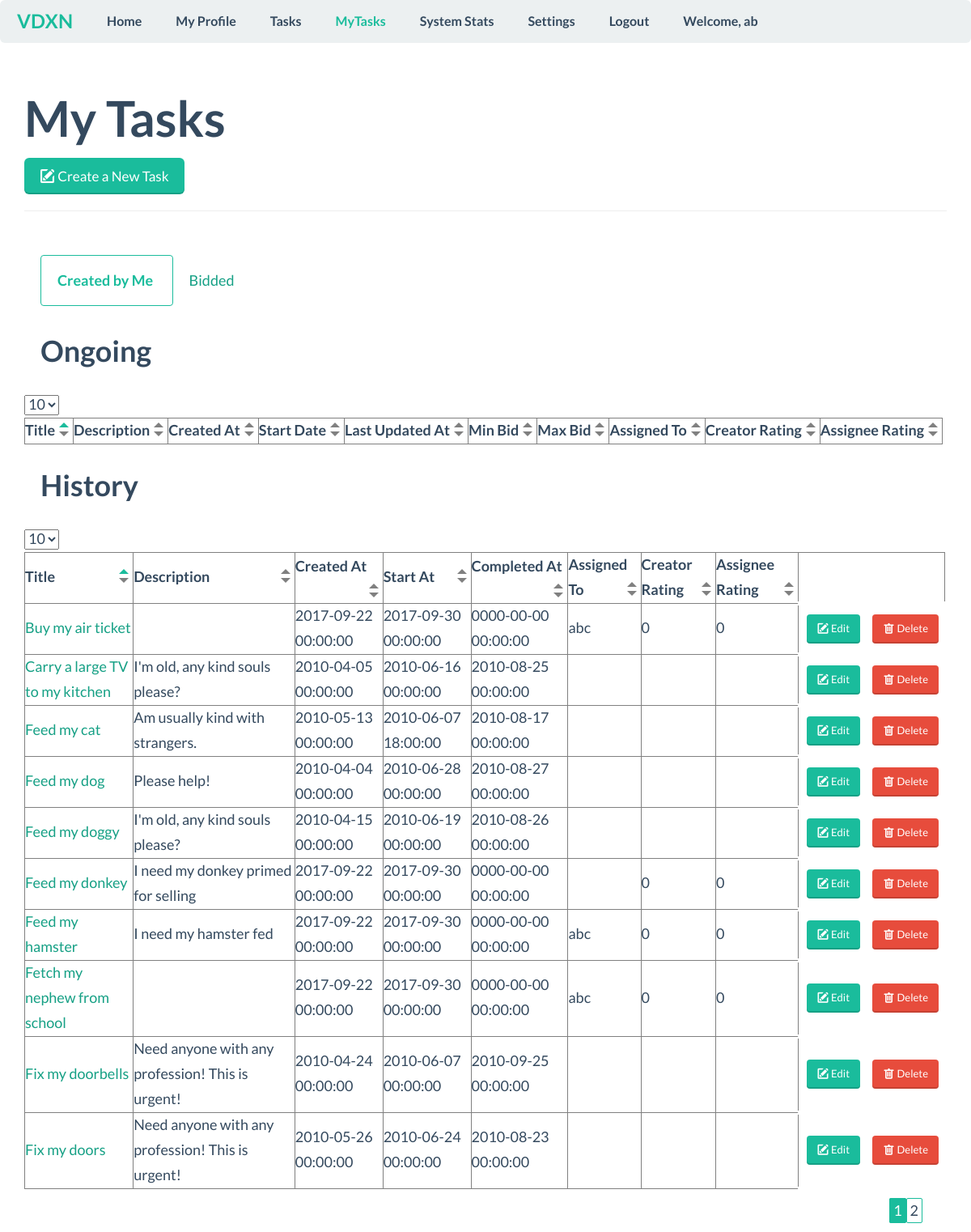
Page /mytasks (signed in) on the committed database.
### tables this page shows
CREATE TABLE Task (
	title varchar(100),
	description varchar(1000),
	created_at DATETIME NOT NULL,
	updated_at DATETIME,
	start_at DATETIME NOT NULL,
	end_at DATETIME,
	min_bid numeric,
	max_bid numeric,
	creator_username varchar(100),
	assignee_username varchar(100),
	creator_rating numeric,
	assignee_rating numeric,
	completed_at DATETIME,
	remarks varchar(1000),
	CONSTRAINT min_bid CHECK(min_bid < max_bid),
	CONSTRAINT end_at CHECK(start_at < end_at),
	PRIMARY KEY (creator_username, title),
	FOREIGN KEY (creator_username) REFERENCES User(username) ON DELETE CASCADE,
	FOREIGN KEY (assignee_username) REFERENCES User(username) ON DELETE CASCADE
);

### application/Controller/MytasksController.php (called while the page is built, shortened)
<?php
class MytasksController
{
    public function index()
    {
        $this->created();
    }
    public function created()
    {
      $Task = new Task();
      $username = $_SESSION['user']->username;
      $history_tasks = $Task->getAllHistoryUserTasks($username, 0, 10,'title', 'ASC');
      $num_user_tasks = count($Task->getAllUserTasks($username, NULL, NULL, NULL, NULL));
      $num_history_tasks = count($Task->getAllHistoryUserTasks($username, NULL, NULL, NULL, NULL));
      require APP . 'view/_templates/header.php';
      require APP . 'view/mytasks/created.php';
      require APP . 'view/_templates/footer.php';
    }
}

### public/index.php (called while the page is built, shortened)
<?php
$app = new Application();

### application/Core/Model.php (called while the page is built, shortened)
<?php
class Model
{
    private function openDatabaseConnection()
    {
        $options = array(PDO::ATTR_DEFAULT_FETCH_MODE => PDO::FETCH_OBJ, PDO::ATTR_ERRMODE => PDO::ERRMODE_WARNING);
        if (DB_TYPE == "pgsql") {
            $databaseEncodingenc = " options='--client_encoding=" . DB_CHARSET . "'";
        } else {
            $databaseEncodingenc = "; charset=" . DB_CHARSET;
        }
        $this->db = new PDO(DB_TYPE . ':host=' . DB_HOST . ';dbname=' . DB_NAME . $databaseEncodingenc, DB_USER, DB_PASS, $options);
    }
}

### application/Model/Task.php (called while the page is built, shortened)
<?php
class Task extends Model
{
    public function getAllUserTasks($tkername, $offset = NULL, $limit = NULL, $order_by = NULL, $dir = 'ASC')
    {
      $sql = $this->getAllUserTasksQuery($tkername, $offset, $limit, $order_by, $dir);
      $query = $this->db->prepare($sql);
      $query->execute();
      return $query->fetchAll();
    }
    public function getAllUserTasksQuery($tkername, $offset = NULL, $limit = NULL, $order_by = NULL, $dir = 'ASC')
    {
      $sql = "SELECT title, description, created_at,
      start_at, updated_at, min_bid, max_bid, assignee_username, creator_rating,
      assignee_rating
      FROM Task WHERE creator_username='$tkername' AND completed_at IS NULL";
      if(isset($order_by)) {
        $sql .= " ORDER BY $order_by $dir";
      }
      if(isset($limit)) {
        $sql .= " LIMIT $limit";
      }
      if(isset($offset)) {
        $sql .= " OFFSET $offset";
      }
      return $sql;
    }
    public function getAllHistoryUserTasks($tkername, $offset = NULL, $limit = NULL, $order_by = NULL, $dir = 'ASC')
    {
      $sql = $this->getAllHistoryUserTasksQuery($tkername, $offset, $limit, $order_by, $dir);
      $query = $this->db->prepare($sql);
      $query->execute();
      return $query->fetchAll();
    }
    public function getAllHistoryUserTasksQuery($tkername, $offset = NULL, $limit = NULL, $order_by = NULL, $dir = 'ASC')
    {
      $sql = "SELECT title, description, created_at,
      start_at, completed_at, assignee_username, creator_rating,
      assignee_rating
      FROM Task WHERE creator_username='$tkername' AND completed_at IS NOT NULL";
      if(isset($order_by)) {
        $sql .= " ORDER BY $order_by $dir";
      }
      if(isset($limit)) {
        $sql .= " LIMIT $limit";
      }
      if(isset($offset)) {
        $sql .= " OFFSET $offset";
      }
      return $sql;
    }
}

### application/view/mytasks/created_tasks_history.php (the view, shortened to what this page needs)
<?php
echo '<div class="table-wrapper">';
include ('created_history_dropdown.php');
  echo '<table id="created-history-table" border="1" class="sortable paginate dropdown" data-total='.$num_history_tasks.' data-selected-page="1" data-pagesize="10" data-offset="0" data-order_by="title" data-dir="ASC">';
  echo '<thead><tr><th data-col="title">Title<div class="sortable__arrows"><div class="sortable__arrow sortable__arrow--up selected"></div><div class="sortable__arrow sortable__arrow--down"></div></div></th>
        <th data-col="description">Description<div class="sortable__arrows"><div class="sortable__arrow sortable__arrow--up"></div><div class="sortable__arrow sortable__arrow--down"></div></div></th>
        <th data-col="created_at">Created At<div class="sortable__arrows"><div class="sortable__arrow sortable__arrow--up"></div><div class="sortable__arrow sortable__arrow--down"></div></div></th>
        <th data-col="start_at">Start At<div class="sortable__arrows"><div class="sortable__arrow sortable__arrow--up"></div><div class="sortable__arrow sortable__arrow--down"></div></div></th>
        <th data-col="completed_at">Completed At<div class="sortable__arrows"><div class="sortable__arrow sortable__arrow--up"></div><div class="sortable__arrow sortable__arrow--down"></div></div></th>
        <th data-col="assignee_username">Assigned To<div class="sortable__arrows"><div class="sortable__arrow sortable__arrow--up"></div><div class="sortable__arrow sortable__arrow--down"></div></div></th>
        <th data-col="creator_rating">Creator Rating<div class="sortable__arrows"><div class="sortable__arrow sortable__arrow--up"></div><div class="sortable__arrow sortable__arrow--down"></div></div></th>
        <th data-col="assignee_rating">Assignee Rating<div class="sortable__arrows"><div class="sortable__arrow sortable__arrow--up"></div><div class="sortable__arrow sortable__arrow--down"></div></div></th></tr></thead>';
  echo '<tbody>';
  foreach($history_tasks as $task) {
    echo '<tr>';
    foreach($task as $task_attribute => $item) {
      if ($task_attribute == 'title') {
        echo "<td><a href='/tasks/task?title=".$task->title."&creator_username=".$_SESSION['user']->username."'>$item</a></td>";
      } else {
        echo "<td>$item</td>";
      }
    }
    echo "<td style='border-top: white 5px solid; border-right: white 5px solid; border-bottom: white 5px solid;'>
          <a class='btn btn-embossed btn-sm btn-primary' style='margin-left: 10px; margin-right: 5px;'
          href='/tasks/edittask?title=" .
          $task->title . "&creator_username=" .
          $_SESSION['user']->username .
          "'><span class='fui-new'></span> Edit</a></td>";
    echo "<td style='border: white 5px solid;'>
          <a class='btn btn-embossed btn-sm btn-danger' style='margin-left: 5px; margin-right: 5px;'
          href='/tasks/deletetask?title=" .
          $task->title . "&creator_username=" .
          $_SESSION['user']->username .
          "'><span class='fui-trash'></span> Delete</a></td>";
    echo '</tr>';
  }
  echo '</tbody>';
  echo '</table>';
  echo '</div>';
?>

### application/Core/Application.php (shortened to what this page needs)
<?php
class Application
{
    private $url_controller = null;
    private $url_action = null;
    private $url_params = array();
    public function __construct()
    {
        if (!$this->url_controller) {
            $page = new \Mini\Controller\HomeController();
            $page->index();
        } elseif (file_exists(APP . 'Controller/' . ucfirst($this->url_controller) . 'Controller.php')) {
            $this->url_controller = new $controller();
            if (method_exists($this->url_controller, $this->url_action) &&
                is_callable(array($this->url_controller, $this->url_action))) {
                if (!empty($this->url_params)) {
                    call_user_func_array(array($this->url_controller, $this->url_action), $this->url_params);
                } else {
                    $this->url_controller->{$this->url_action}();
                }
            } else {
                if (strlen($this->url_action) == 0) {
                    $this->url_controller->index();
                } else {
                    header('location: ' . URL . 'error');
                }
            }
        } else {
            header('location: ' . URL . 'error');
        }
    }
    private function splitUrl()
    {
        if (isset($_GET['url'])) {
            $url = trim($_GET['url'], '/');
            $url = filter_var($url, FILTER_SANITIZE_URL);
            $url = explode('/', $url);
            $this->url_controller = isset($url[0]) ? $url[0] : null;
            $this->url_action = isset($url[1]) ? $url[1] : null;
            unset($url[0], $url[1]);
            $this->url_params = array_values($url);
        }
    }
}

### application/view/_templates/header.php (shortened to what this page needs)
<!DOCTYPE html>
<html lang="en">
<head>
    <link href="<?php echo URL; ?>css/style.css" rel="stylesheet">
    <link href="<?php echo URL; ?>flat-ui-bootstrap-template/dist/css/vendor/bootstrap/css/bootstrap.min.css" rel="stylesheet">
    <link href="<?php echo URL; ?>flat-ui-bootstrap-template/dist/css/flat-ui.css" rel="stylesheet">
</head>
<body>
  <nav class="navbar navbar-default" role="navigation">
    <div class="navbar-header">
      <a class="navbar-brand" href="#">VDXN</a>
    </div>
    <div class="collapse navbar-collapse" id="navbar-collapse-01">
      <ul class="nav navbar-nav">
        <li class="active header-home">
          <a href="/">Home</a>
        </li>
        <?php
          if (isset($_SESSION['user'])) {
            echo "<li class='header-profile'><a href='/MyProfile?username=".$_SESSION['user']->{'username'}."'>My Profile</a></li>";
          }
        ?>
        <li class="header-tasks">
          <a href="/tasks">Tasks</a>
        </li>
        <?php
          if (isset($_SESSION['user'])) {
            echo "<li class='header-mytasks'><a href='/mytasks'>MyTasks</a></li>";
          }
        ?>
        <?php
          if (isset($_SESSION['user'])) {
            if ($_SESSION['user']->{'user_type'} == "Admin") {
              echo "<li class='header-stats'><a href='/AdminStats'>System Stats</a></li>";
            }
          }
        ?>
        <?php
          if (isset($_SESSION['user'])) {
            echo "<li class='header-settings'><a href='/settings'>Settings</a></li>";
          }
        ?>
        <li>
          <?php
            if (isset($_SESSION['user'])) {
              echo "<a href='/logout'>Logout</a>";
            } else {
              echo "<a href='/login'>Login</a>";
            }
          ?>
        </li>
        <li>
          <?php
            if (isset($_SESSION['user'])) {
              echo "<a href='/MyProfile?username=".$_SESSION['user']->{'username'}."'>Welcome, ".$_SESSION['user']->{'username'}."</a>";
            }
          ?>
        </li>
      </ul>
    </div>
</nav>

### application/view/mytasks/created.php (shortened to what this page needs)
<div class="container">
    <h1>My Tasks</h1>
    <a class='btn btn-embossed btn-lg btn-primary' href='/tasks/newtask'>
      <span class='fui-new'></span> Create a New Task
    </a>
    <br />
    <hr />
    <br />
    <div class="tasks__tabs-container">
      <span class="tasks__tab tasks__tab--selected">Created by Me
      </span>
      <span class="tasks__tab"><a href="/mytasks/bidded">Bidded</a></span>
    </div>
    <div class="tasks__tab-results">
      <div class="tasks__tab" style="font-size: 2em; font-weight: bold;">
        Ongoing
      </div>
      <?php include ("created_tasks.php") ?>
      <div class="tasks__tab" style="font-size: 2em; font-weight: bold;">
        History
      </div>
      <?php include ("created_tasks_history.php") ?>
    </div>
</div>

### application/view/mytasks/created_tasks.php (shortened to what this page needs)
<?php
echo '<div class="table-wrapper">';
include ('created_tasks_dropdown.php');
  echo '<table id="created-tasks-table" border="1" class="sortable paginate dropdown" data-total='.$num_user_tasks.' data-selected-page="1" data-pagesize="10" data-offset="0" data-order_by="title" data-dir="ASC">';
  echo '<thead><tr><th data-col="title">Title<div class="sortable__arrows"><div class="sortable__arrow sortable__arrow--up selected"></div><div class="sortable__arrow sortable__arrow--down"></div></div></th>
        <th data-col="description">Description<div class="sortable__arrows"><div class="sortable__arrow sortable__arrow--up"></div><div class="sortable__arrow sortable__arrow--down"></div></div></th>
        <th data-col="created_at">Created At<div class="sortable__arrows"><div class="sortable__arrow sortable__arrow--up"></div><div class="sortable__arrow sortable__arrow--down"></div></div></th>
        <th data-col="start_at">Start Date<div class="sortable__arrows"><div class="sortable__arrow sortable__arrow--up"></div><div class="sortable__arrow sortable__arrow--down"></div></div></th>
        <th data-col="updated_at">Last Updated At<div class="sortable__arrows"><div class="sortable__arrow sortable__arrow--up"></div><div class="sortable__arrow sortable__arrow--down"></div></div></th>
        <th data-col="min_bid">Min Bid<div class="sortable__arrows"><div class="sortable__arrow sortable__arrow--up"></div><div class="sortable__arrow sortable__arrow--down"></div></div></th>
        <th data-col="max_bid">Max Bid<div class="sortable__arrows"><div class="sortable__arrow sortable__arrow--up"></div><div class="sortable__arrow sortable__arrow--down"></div></div></th>
        <th data-col="assignee_username">Assigned To<div class="sortable__arrows"><div class="sortable__arrow sortable__arrow--up"></div><div class="sortable__arrow sortable__arrow--down"></div></div></th>
        <th data-col="creator_rating">Creator Rating<div class="sortable__arrows"><div class="sortable__arrow sortable__arrow--up"></div><div class="sortable__arrow sortable__arrow--down"></div></div></th>
        <th data-col="assignee_rating">Assignee Rating<div class="sortable__arrows"><div class="sortable__arrow sortable__arrow--up"></div><div class="sortable__arrow sortable__arrow--down"></div></div></th></tr></thead>';
  echo '</table>';
  echo '</div>';
?>

### application/view/mytasks/created_tasks_dropdown.php (shortened to what this page needs)
<select class="pagination-pagesize" id="created-tasks-pagesize">
  <option value="10">10</option>
</select>

### application/view/mytasks/created_history_dropdown.php (shortened to what this page needs)
<select class="pagination-pagesize" id="created-history-pagesize">
  <option value="10">10</option>
</select>

### application/view/_templates/footer.php (shortened to what this page needs)
</body>
</html>

### public/css/style.css (style rules this page uses)
.tasks__tabs-container { margin: 20px; }
.tasks__tab { padding: 20px; border-radius: 4px; }
.tasks__tab--selected { border: 1px solid #1abc9c; color: #1abc9c; font-weight: bold; }
.sortable__arrows { display: inline-block; float: right; }
.sortable__arrow { width: 0; height: 0; margin: 5px; }
.sortable__arrow--up.selected { border-left: 6px solid transparent; border-right: 6px solid transparent; border-bottom: 6px solid #1abc9c; }
.sortable__arrow--up:not(.selected) { border-left: 6px solid transparent; border-right: 6px solid transparent; border-bottom: 6px solid grey; }
.sortable__arrow--down:not(.selected) { border-left: 6px solid transparent; border-right: 6px solid transparent; border-top: 6px solid grey; }

### rows in the picture
task: item "Buy my air ticket", item "2017-09-22 00:00:00", item "2017-09-30 00:00:00", item "0000-00-00 00:00:00", item "abc", item "0"
task: item "Carry a large TV to my kitchen", item "I'm old, any kind souls please?", item "2010-04-05 00:00:00", item "2010-06-16 00:00:00", item "2010-08-25 00:00:00"
task: item "Feed my cat", item "Am usually kind with strangers.", item "2010-05-13 00:00:00", item "2010-06-07 18:00:00", item "2010-08-17 00:00:00"
task: item "Feed my dog", item "Please help!", item "2010-04-04 00:00:00", item "2010-06-28 00:00:00", item "2010-08-27 00:00:00"
task: item "Feed my doggy", item "I'm old, any kind souls please?", item "2010-04-15 00:00:00", item "2010-06-19 00:00:00", item "2010-08-26 00:00:00"
task: item "Feed my donkey", item "I need my donkey primed for selling", item "2017-09-22 00:00:00", item "2017-09-30 00:00:00", item "0000-00-00 00:00:00", item "0"
task: item "Feed my hamster", item "I need my hamster fed", item "2017-09-22 00:00:00", item "2017-09-30 00:00:00", item "0000-00-00 00:00:00", item "abc", item "0"
task: item "Fetch my nephew from school", item "2017-09-22 00:00:00", item "2017-09-30 00:00:00", item "0000-00-00 00:00:00", item "abc", item "0"
task: item "Fix my doorbells", item "Need anyone with any profession! This is urgent!", item "2010-04-24 00:00:00", item "2010-06-07 00:00:00", item "2010-09-25 00:00:00"
task: item "Fix my doors", item "Need anyone with any profession! This is urgent!", item "2010-05-26 00:00:00", item "2010-06-24 00:00:00", item "2010-08-23 00:00:00"

### other values in the picture
$_SESSION['user']->{'username'} "ab"
